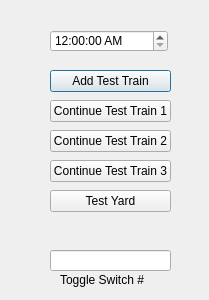
<?xml version="1.0" encoding="UTF-8"?>
<ui version="4.0">
 <class>Wayside</class>
 <widget class="QDialog" name="Wayside">
  <property name="geometry">
   <rect>
    <x>0</x>
    <y>0</y>
    <width>209</width>
    <height>300</height>
   </rect>
  </property>
  <property name="windowTitle">
   <string>Dialog</string>
  </property>
  <widget class="QTimeEdit" name="timer">
   <property name="geometry">
    <rect>
     <x>50</x>
     <y>30</y>
     <width>118</width>
     <height>22</height>
    </rect>
   </property>
   <property name="autoFillBackground">
    <bool>false</bool>
   </property>
   <property name="inputMethodHints">
    <set>Qt::ImhNone</set>
   </property>
   <property name="keyboardTracking">
    <bool>false</bool>
   </property>
   <property name="maximumDateTime">
    <datetime>
     <hour>23</hour>
     <minute>59</minute>
     <second>59</second>
     <year>2000</year>
     <month>1</month>
     <day>1</day>
    </datetime>
   </property>
   <property name="currentSection">
    <enum>QDateTimeEdit::AmPmSection</enum>
   </property>
   <property name="displayFormat">
    <string>h:mm:ss AP</string>
   </property>
   <property name="currentSectionIndex">
    <number>3</number>
   </property>
  </widget>
  <widget class="QPushButton" name="test1">
   <property name="geometry">
    <rect>
     <x>50</x>
     <y>70</y>
     <width>121</width>
     <height>22</height>
    </rect>
   </property>
   <property name="text">
    <string>Add Test Train</string>
   </property>
  </widget>
  <widget class="QPushButton" name="cont1_1">
   <property name="geometry">
    <rect>
     <x>50</x>
     <y>100</y>
     <width>121</width>
     <height>22</height>
    </rect>
   </property>
   <property name="text">
    <string>Continue Test Train 1</string>
   </property>
  </widget>
  <widget class="QLineEdit" name="toggleSwitch">
   <property name="geometry">
    <rect>
     <x>50</x>
     <y>250</y>
     <width>121</width>
     <height>21</height>
    </rect>
   </property>
  </widget>
  <widget class="QLabel" name="label">
   <property name="geometry">
    <rect>
     <x>60</x>
     <y>270</y>
     <width>101</width>
     <height>20</height>
    </rect>
   </property>
   <property name="text">
    <string>Toggle Switch #</string>
   </property>
  </widget>
  <widget class="QPushButton" name="cont1_2">
   <property name="geometry">
    <rect>
     <x>50</x>
     <y>130</y>
     <width>121</width>
     <height>22</height>
    </rect>
   </property>
   <property name="text">
    <string>Continue Test Train 2</string>
   </property>
  </widget>
  <widget class="QPushButton" name="cont1_3">
   <property name="geometry">
    <rect>
     <x>50</x>
     <y>160</y>
     <width>121</width>
     <height>22</height>
    </rect>
   </property>
   <property name="text">
    <string>Continue Test Train 3</string>
   </property>
  </widget>
  <widget class="QPushButton" name="testYard">
   <property name="geometry">
    <rect>
     <x>50</x>
     <y>190</y>
     <width>121</width>
     <height>22</height>
    </rect>
   </property>
   <property name="text">
    <string>Test Yard</string>
   </property>
  </widget>
 </widget>
 <resources/>
 <connections/>
</ui>
